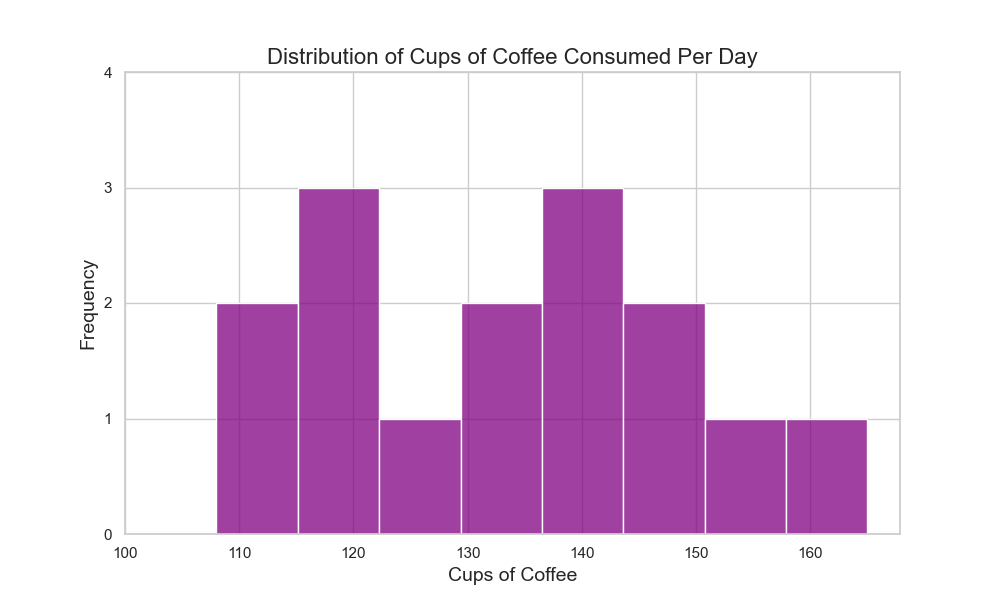

Write Python code to recreate this figure.

import seaborn as sns
import matplotlib.pyplot as plt
import pandas as pd

# Data provided
data = [
    {'Day': 'Day 1', 'Cups of Coffee': 132},
    {'Day': 'Day 2', 'Cups of Coffee': 128},
    {'Day': 'Day 3', 'Cups of Coffee': 115},
    {'Day': 'Day 4', 'Cups of Coffee': 143},
    {'Day': 'Day 5', 'Cups of Coffee': 150},
    {'Day': 'Day 6', 'Cups of Coffee': 108},
    {'Day': 'Day 7', 'Cups of Coffee': 165},
    {'Day': 'Day 8', 'Cups of Coffee': 122},
    {'Day': 'Day 9', 'Cups of Coffee': 137},
    {'Day': 'Day 10', 'Cups of Coffee': 145},
    {'Day': 'Day 11', 'Cups of Coffee': 119},
    {'Day': 'Day 12', 'Cups of Coffee': 121},
    {'Day': 'Day 13', 'Cups of Coffee': 133},
    {'Day': 'Day 14', 'Cups of Coffee': 140},
    {'Day': 'Day 15', 'Cups of Coffee': 155}
]

# Convert the list of dictionaries to a DataFrame
df = pd.DataFrame(data)

# Generate a histogram using seaborn
plt.figure(figsize=(10, 6))
sns.histplot(data=df, x='Cups of Coffee', bins=8, kde=False, color='purple')

# Customize the plot with titles and labels
plt.title('Distribution of Cups of Coffee Consumed Per Day', fontsize=16)
plt.xlabel('Cups of Coffee', fontsize=14)
plt.ylabel('Frequency', fontsize=14)
plt.xticks(range(100, 170, 10))
plt.yticks(range(0, 5)) 
plt.grid(True)

# Show the plot
plt.show()
